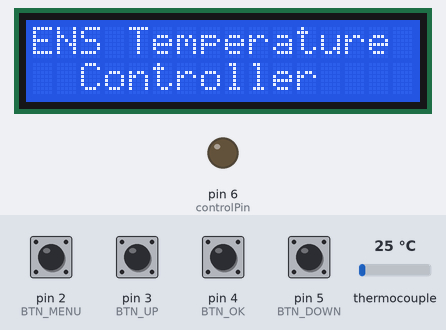
This sketch was run on a simulated Arduino Uno, built with avr-gcc and run on an emulated ATmega328P. On the bench: 16×2 character LCD, output pins drawn as LEDs (lit = HIGH). The inputs (shaded band) are chosen by the test bench; at power-on: pin 2 (BTN_MENU), pin 3 (BTN_UP), pin 4 (BTN_OK), pin 5 (BTN_DOWN) HIGH, thermocouple 25 °C. What the sketch prints to the serial monitor is not drawn.

Above: at 1.2 s.
1.3 s: pin 4 (BTN_OK) pulled LOW for 3.2 s
At 5.7 s:
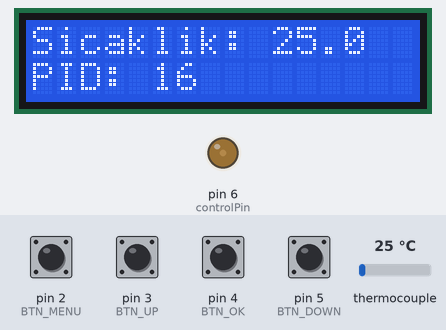
6.0 s: pin 2 (BTN_MENU) pulled LOW for 0.15 s
At 6.9 s:
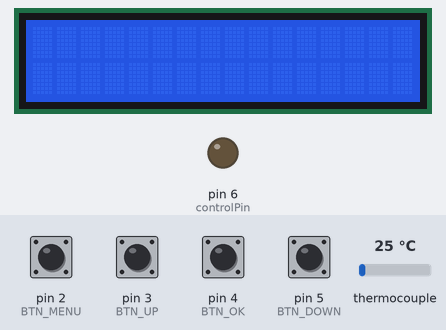
7.7 s: pin 3 (BTN_UP) pulled LOW for 1 s
At 9.2 s:
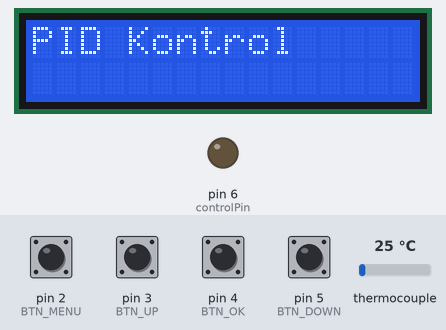
10.2 s: pin 2 (BTN_MENU) pulled LOW for 1 s
At 11.0 s:
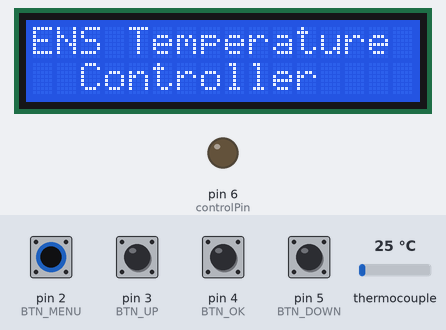
12.7 s: pin 4 (BTN_OK) pulled LOW for 1 s
At 14.2 s:
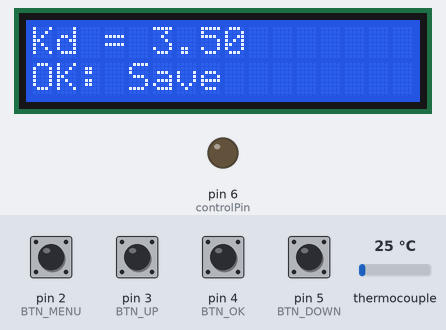
15.3 s: pin 5 (BTN_DOWN) pulled LOW for 0.15 s
At 16.6 s:
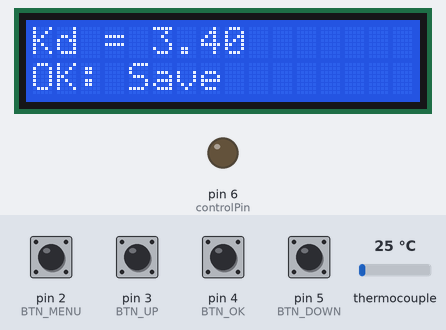
Timing chart, 0 to 18.0 s (numbered marks = the images above; inputs shaded):
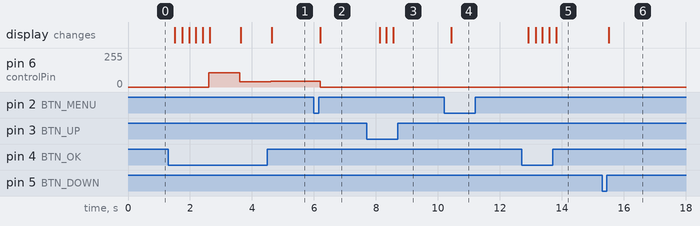

Measured:
- after the input at 1.3 s, pin 6 (controlPin): 0/255 → 106/255 after 1.3 s, → 40/255 1.0 s later, → 42/255 1.0 s later; the display: first changes after 0.21 s (image 1 shows a later state)
- after the input at 6.0 s, pin 6 (controlPin): 42/255 → 0/255 after 0.20 s; the display: changes after 0.20 s (image 2)
- after the input at 7.7 s, the display: first changes after 0.42 s (image 3 shows a later state)
- after the input at 10.2 s, the display: changes after 0.23 s (image 4)
- after the input at 12.7 s, the display: first changes after 0.21 s (image 5 shows a later state)
- after the input at 15.3 s, the display: changes after 0.21 s (image 6)

The sketch:

PID_Control_rev_3.ino
```cpp
#include <Wire.h>
#include <LiquidCrystal_I2C.h>
#include <Adafruit_MAX31865.h>
#include <PID_v1_bc.h>

#define LCD_I2C_ADDR 0x27
#define LCD_COLUMNS 16
#define LCD_ROWS 2

// Butonlar
#define BTN_MENU 2
#define BTN_UP 3
#define BTN_DOWN 5
#define BTN_OK 4

// MAX31865 tanımı ve pinleri
Adafruit_MAX31865 thermo = Adafruit_MAX31865(10, 11, 12, 13);
#define RNOMINAL 100.0
#define RREF 430.0

LiquidCrystal_I2C lcd(LCD_I2C_ADDR, LCD_COLUMNS, LCD_ROWS);

const int controlPin = 6;  // Çıkış pini (On/Off kontrolü için)

// Menü Durumları
int menuState = 0;  // Ana menü: 0, PID: 10-15, On/Off: 20-22, SlowPWM: 30-31
int subMenuState = 0;
int currentMenu = -1;  // -1: Ana Menü, 10: PID, 20: On/Off, 30: SlowPWM

// **Global Değişkenler**
int setTemp = 45;
float Kp = 1.6, Ki = 0.2, Kd = 3.5;
int hist = 0;

void setup() {
  Serial.begin(115200);
  thermo.begin(MAX31865_2WIRE);
  pinMode(6, OUTPUT);
  pinMode(BTN_MENU, INPUT_PULLUP);
  pinMode(BTN_UP, INPUT_PULLUP);
  pinMode(BTN_DOWN, INPUT_PULLUP);
  pinMode(BTN_OK, INPUT_PULLUP);

  lcd.init();
  lcd.backlight();

  lcd.setCursor(0, 0);
  lcd.print("ENS Temperature");
  lcd.setCursor(0, 1);
  lcd.print("  Controller");
}

void loop() {
  if (menuState == 0 && digitalRead(BTN_OK) == LOW) {
    delay(200);
    menuState = 1;
    subMenuState = 0;
    currentMenu = -1;
    showMainMenu();
  }

  if (menuState == 1) {
    if (digitalRead(BTN_DOWN) == LOW) {
      delay(200);
      if (subMenuState < 2) subMenuState++;
      showMainMenu();
    }

    if (digitalRead(BTN_UP) == LOW) {
      delay(200);
      if (subMenuState > 0) subMenuState--;
      showMainMenu();
    }

    if (digitalRead(BTN_MENU) == LOW) {
      delay(200);
      menuState = 0;
      lcd.clear();
      lcd.setCursor(0, 0);
      lcd.print("ENS Temperature");
      lcd.setCursor(0, 1);
      lcd.print("  Controller");
    }

    if (digitalRead(BTN_OK) == LOW) {
      delay(200);
      currentMenu = subMenuState * 10 + 10;
      menuState = currentMenu;
      subMenuState = 0;
      showSubMenu();
    }
  }

  if (currentMenu == 10) handlePIDMenu();
  if (currentMenu == 20) handleOnOffMenu();
  if (currentMenu == 30) handleSlowPWMMenu();
}

void showMainMenu() {
  lcd.clear();
  lcd.setCursor(0, 0);
  if (subMenuState == 0) lcd.print("PID Kontrol");
  else if (subMenuState == 1) lcd.print("ON/OFF Kontrol");
  else if (subMenuState == 2) lcd.print("SlowPWM Kontrol");
}

void showSubMenu() {
  lcd.clear();
  if (currentMenu == 10) lcd.print("PID Kontrol");
  else if (currentMenu == 20) lcd.print("ON/OFF Kontrol");
  else if (currentMenu == 30) lcd.print("SlowPWM Kontrol");
}

void handlePIDMenu() {
  switch (subMenuState) {
    case 0: updateInput("SetTemp", setTemp); break;
    case 1: updateInput("Kp", Kp); break;
    case 2: updateInput("Ki", Ki); break;
    case 3: updateInput("Kd", Kd); break;
    case 4: runPIDControl(); break;
  }
}

void handleOnOffMenu() {
  switch (subMenuState) {
    case 0: updateInput("SetTemp", setTemp); break;
    case 1: updateInput("Hist", hist); break;
    case 2: runOnOffControl(); break;
  }
}

void handleSlowPWMMenu() {
  switch (subMenuState) {
    case 0: updateInput("SetTemp", setTemp); break;
    case 1: runSlowPWMControl(); break;
  }
}

void updateInput(const char* label, int& value) {
  lcd.clear();
  lcd.setCursor(0, 0);
  lcd.print(label);
  lcd.print(" = ");
  lcd.print(value, DEC);

  lcd.setCursor(0, 1);
  lcd.print("OK: Save");

  while (true) {
    if (digitalRead(BTN_UP) == LOW) {
      delay(200);
      value += 1;
      updateDisplay(label, value);
    }

    if (digitalRead(BTN_DOWN) == LOW) {
      delay(200);
      value -= 1;
      updateDisplay(label, value);
    }

    if (digitalRead(BTN_OK) == LOW) {
      delay(200);
      subMenuState++;
      break;
    }

    if (digitalRead(BTN_MENU) == LOW) {
      delay(200);
      if (subMenuState > 0) {
        subMenuState--;
      } else {
        menuState = 1;
        currentMenu = -1;
        showMainMenu();
      }
      break;
    }
  }
}

void updateInput(const char* label, float& value) {
  lcd.clear();
  lcd.setCursor(0, 0);
  lcd.print(label);
  lcd.print(" = ");
  lcd.print(value, 2);

  lcd.setCursor(0, 1);
  lcd.print("OK: Save");

  while (true) {
    if (digitalRead(BTN_UP) == LOW) {
      delay(200);
      value += 0.10;
      updateDisplay(label, value);
    }

    if (digitalRead(BTN_DOWN) == LOW) {
      delay(200);
      value -= 0.10;
      updateDisplay(label, value);
    }

    if (digitalRead(BTN_OK) == LOW) {
      delay(200);
      subMenuState++;
      break;
    }

    if (digitalRead(BTN_MENU) == LOW) {
      delay(200);
      if (subMenuState > 0) {
        subMenuState--;
      } else {
        menuState = 1;
        currentMenu = -1;
        showMainMenu();
      }
      break;
    }
  }
}

template<typename T>
void updateDisplay(const char* label, T value) {
  lcd.setCursor(0, 0);
  lcd.print(label);
  lcd.print(" = ");
  lcd.print(value, 2);
}

void updateDisplay(const char* label, int value) {
  lcd.setCursor(0, 0);
  lcd.print(label);
  lcd.print(" = ");
  lcd.print(value, DEC);
}
void runPIDControl() {
  static unsigned long previousMillis = 0;
  const long interval = 1000;

  double input, output;
  double setpoint = setTemp;
  double error, lastError = 0, integral = 0;
  double dt = 1;

  while (true) {
    if (millis() - previousMillis >= interval) {
      previousMillis = millis();

      float temperature = thermo.temperature(RNOMINAL, RREF);
      input = temperature;
      error = setpoint - input;

      integral += error * dt;
      integral = constrain(integral, -50, 50);
      double derivative = (error - lastError) / dt;

      output = Kp * error + Ki * integral + Kd * derivative;
      output = constrain(output, 0, 255);

      if (abs(error) < 0.2 && output < 30) {
        output = 0;
      }

      analogWrite(controlPin, (int)output);
      lastError = error;

      double sc_output = output * 100 / 255;

      lcd.clear();
      lcd.setCursor(0, 0);
      lcd.print("Sicaklik: ");
      lcd.print(temperature, 1);

      lcd.setCursor(0, 1);
      lcd.print("PID: ");
      lcd.print((int)sc_output);

      Serial.print(temperature);
      Serial.print("\t");
      Serial.println((int)sc_output);
    }

    if (digitalRead(BTN_MENU) == LOW) {
      delay(200);
      digitalWrite(controlPin, LOW);
      menuState = 1;
      currentMenu = -1;
      showMainMenu();
      break;
    }
  }
}
void runOnOffControl() {
  static unsigned long previousMillis = 0;
  const long interval = 500;

  while (true) {
    if (millis() - previousMillis >= interval) {
      previousMillis = millis();

      float temperature = thermo.temperature(RNOMINAL, RREF);

      if (temperature <= (setTemp - hist)) {
        digitalWrite(controlPin, HIGH);
      } else if (temperature >= (setTemp + hist)) {
        digitalWrite(controlPin, LOW);
      }

      lcd.clear();
      lcd.setCursor(0, 0);
      lcd.print("TEMP: ");
      lcd.print(temperature, 1);

      lcd.setCursor(0, 1);
      lcd.print("RLY: ");
      lcd.print(digitalRead(controlPin) ? "OPEN" : "CLSD");

      Serial.print(temperature);
      Serial.print("\t");
      Serial.println(digitalRead(controlPin));
    }

    if (digitalRead(BTN_MENU) == LOW) {
      delay(200);
      digitalWrite(6, LOW);
      menuState = 1;
      currentMenu = -1;
      showMainMenu();
      break;
    }
  }
}
void SlowPWM(byte pin, signed long d, unsigned long T) {
  static unsigned long then = millis();
  d = constrain(d, 0, 100);

  if ((millis() - then) >= T - (T * d / 100)) {
    digitalWrite(pin, HIGH);
  }

  if ((millis() - then) >= T) {
    digitalWrite(pin, LOW);
    then = millis();
  }
}

void runSlowPWMControl() {
  static unsigned long previousMillis = 0;
  const long interval = 1000;
  static int pwmOutput = 0;

  while (true) {
    if (millis() - previousMillis >= interval) {
      previousMillis = millis();

      float temperature = thermo.temperature(RNOMINAL, RREF);

      if (temperature < setTemp) {
        pwmOutput = map(temperature, 0, setTemp, 0, 100);
      } else {
        pwmOutput = 0;
      }

      SlowPWM(6, pwmOutput, 1000);

      lcd.clear();
      lcd.setCursor(0, 0);
      lcd.print("Sicaklik: ");
      lcd.print(temperature, 1);

      lcd.setCursor(0, 1);
      lcd.print("PWM: ");
      lcd.print(temperature < setTemp ? 100 - pwmOutput : pwmOutput);

      Serial.print(temperature);
      Serial.print("\t");
      Serial.println(temperature < setTemp ? 100 - pwmOutput : pwmOutput);
    }

    if (digitalRead(BTN_MENU) == LOW) {
      delay(200);
      digitalWrite(6, LOW);
      menuState = 1;
      currentMenu = -1;
      showMainMenu();
      break;
    }
  }
}
```
